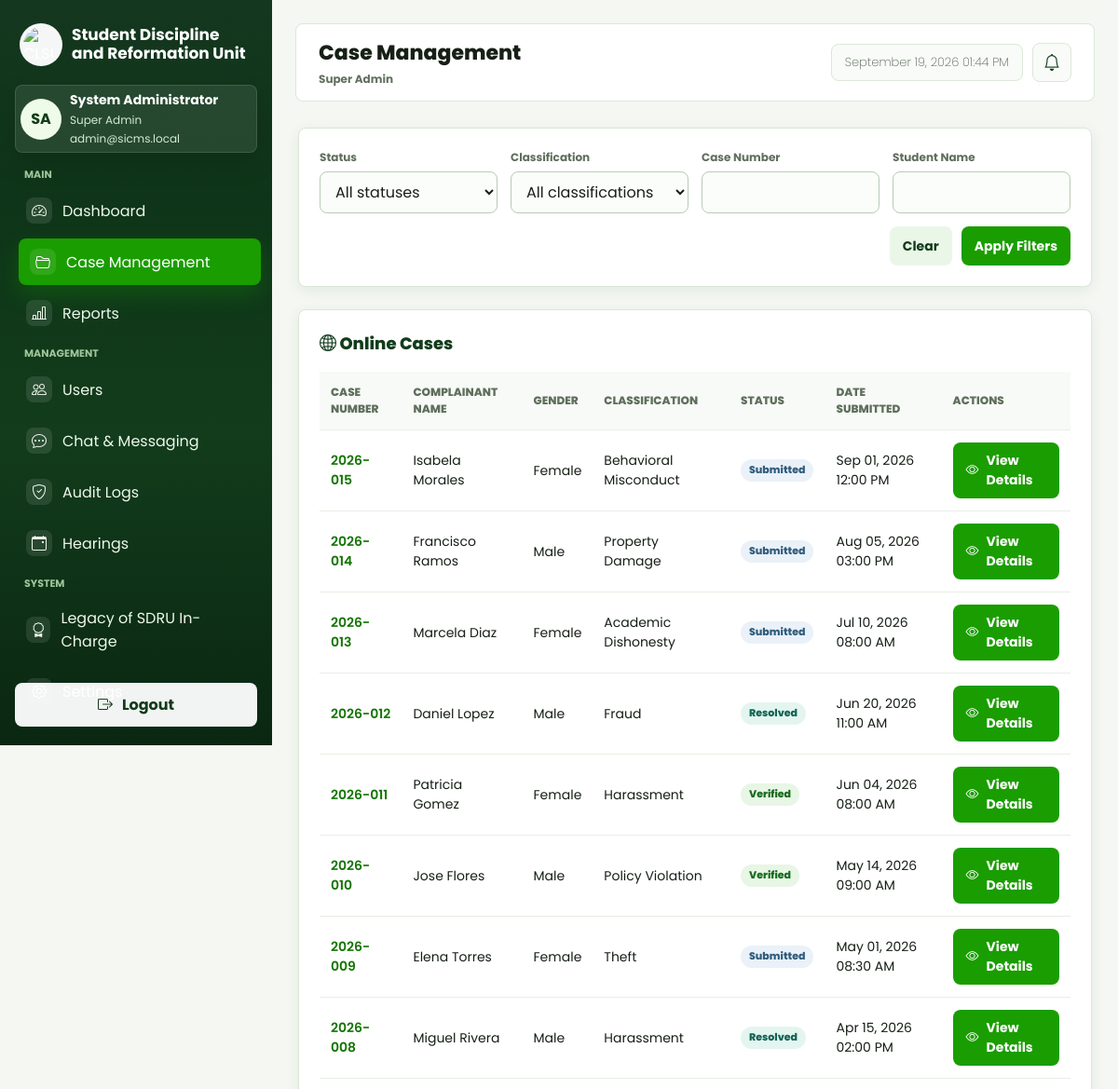
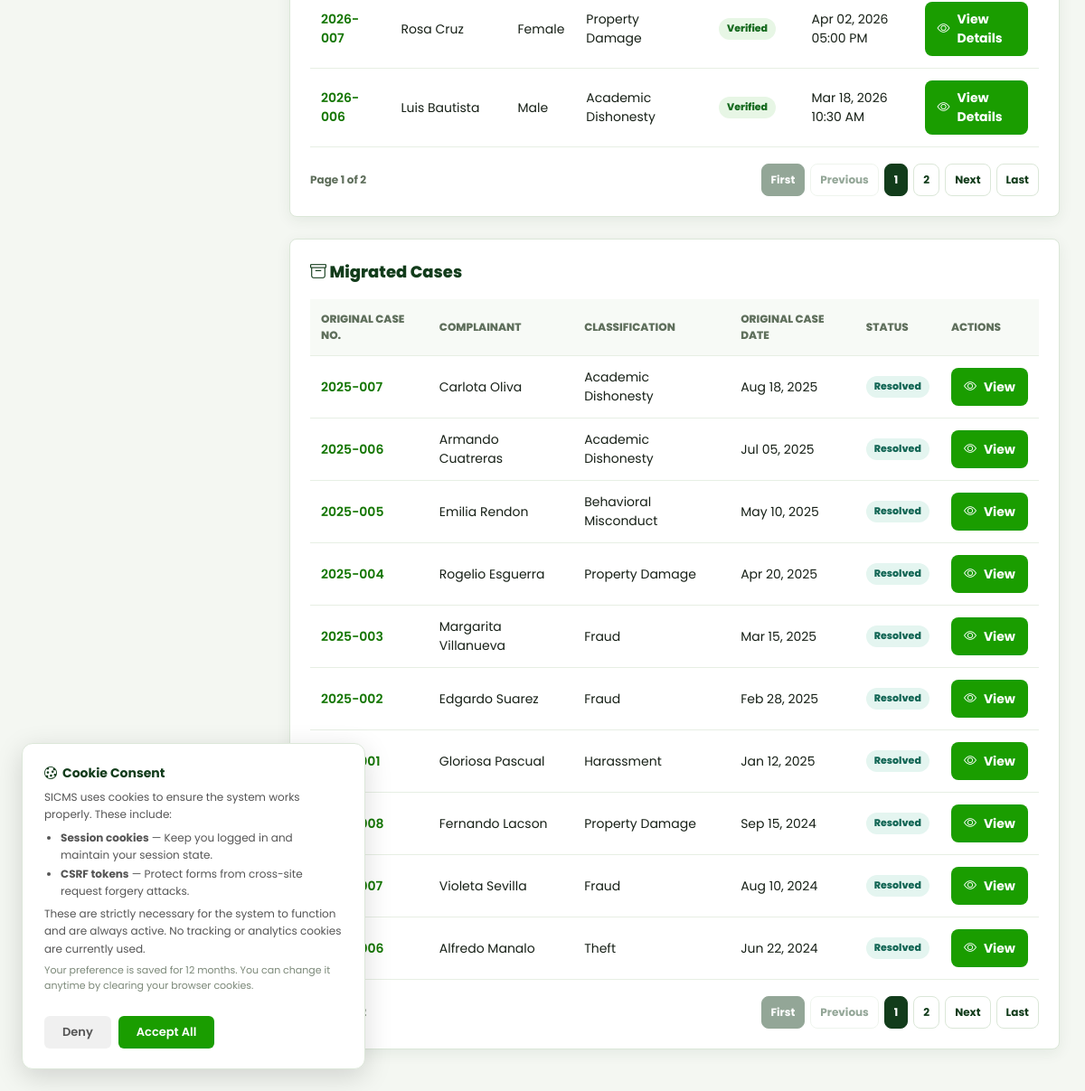
The page /web/views/cases/index.php (signed in) on the database its author committed (2 pictures, top to bottom).
### tables this page shows
CREATE TABLE IF NOT EXISTS accounts (
    account_id   INT UNSIGNED NOT NULL AUTO_INCREMENT,
    first_name   VARCHAR(100) NOT NULL,
    last_name    VARCHAR(100) NOT NULL,
    email        VARCHAR(255) NOT NULL,
    password_hash VARCHAR(255) DEFAULT NULL,
    auth_provider VARCHAR(50)  DEFAULT NULL,
    role         VARCHAR(50)  NOT NULL DEFAULT 'student',
    status       VARCHAR(20)  NOT NULL DEFAULT 'active',
    college_id   INT UNSIGNED DEFAULT NULL,
    student_number VARCHAR(50) DEFAULT NULL,
    college      VARCHAR(255) DEFAULT NULL,
    course       VARCHAR(255) DEFAULT NULL,
    section      VARCHAR(50)  DEFAULT NULL,
    created_at   DATETIME     NOT NULL DEFAULT CURRENT_TIMESTAMP,
    updated_at   DATETIME     NOT NULL DEFAULT CURRENT_TIMESTAMP ON UPDATE CURRENT_TIMESTAMP,
    phone_number VARCHAR(20)  NOT NULL DEFAULT '',
    gender       VARCHAR(20)  NOT NULL DEFAULT '',
    birthday     DATE         DEFAULT NULL,
    address      TEXT         NOT NULL,
    PRIMARY KEY (account_id),
    UNIQUE KEY uq_accounts_email (email),
    KEY idx_accounts_role (role),
    KEY idx_accounts_status (status)
);

CREATE TABLE IF NOT EXISTS complaints (
    complaint_id    INT UNSIGNED NOT NULL AUTO_INCREMENT,
    case_number     VARCHAR(50)  NOT NULL,
    complaint_title VARCHAR(255) NOT NULL,
    submitted_by_account_id INT UNSIGNED NOT NULL,
    complainant_name        VARCHAR(255) NOT NULL,
    complainant_gender      VARCHAR(20)  DEFAULT NULL,
    complainant_age         TINYINT UNSIGNED DEFAULT NULL,
    complainant_type        VARCHAR(50)  NOT NULL DEFAULT 'Student',
    complainant_relationship VARCHAR(100) DEFAULT NULL,
    complainant_employee_no VARCHAR(100) DEFAULT NULL,
    complainant_department  VARCHAR(255) DEFAULT NULL,
    complainant_position    VARCHAR(255) DEFAULT NULL,
    complainant_affiliation VARCHAR(255) DEFAULT NULL,
    complainant_purpose     VARCHAR(255) DEFAULT NULL,
    complainant_student_no  VARCHAR(50)  DEFAULT NULL,
    complainant_email       VARCHAR(255) DEFAULT NULL,
    complainant_contact     VARCHAR(50)  DEFAULT NULL,
    complainant_college     VARCHAR(255) DEFAULT NULL,
    complainant_course      VARCHAR(255) DEFAULT NULL,
    complainant_year_level  VARCHAR(50)  DEFAULT NULL,
    complainant_section     VARCHAR(50)  DEFAULT NULL,
    complainant_course_year VARCHAR(100) DEFAULT NULL,
    case_classification     VARCHAR(100) NOT NULL,
    incident_datetime       DATETIME     DEFAULT NULL,
    incident_location       VARCHAR(255) DEFAULT NULL,
    complaint_details       TEXT,
    status                  VARCHAR(50)  NOT NULL DEFAULT 'Submitted',
    assigned_coordinator_account_id INT UNSIGNED DEFAULT NULL,
    submitted_at            DATETIME     NOT NULL DEFAULT CURRENT_TIMESTAMP,
    created_at              DATETIME     NOT NULL DEFAULT CURRENT_TIMESTAMP,
    updated_at              DATETIME     NOT NULL DEFAULT CURRENT_TIMESTAMP ON UPDATE CURRENT_TIMESTAMP,
    case_source             VARCHAR(20)  NOT NULL DEFAULT 'Online Submission',
    original_case_date      DATE         DEFAULT NULL,
    legacy_outcome          VARCHAR(255) DEFAULT NULL,
    action_taken            TEXT         DEFAULT NULL,
    resolution_date         DATE         DEFAULT NULL,
    remarks_notes           TEXT        DEFAULT NULL,
    legacy_entry_source     VARCHAR(100) DEFAULT NULL,
    outcome                 TEXT        DEFAULT NULL,
    PRIMARY KEY (complaint_id),
    UNIQUE KEY uq_complaints_case_number (case_number),
    KEY idx_complaints_submitted_by (submitted_by_account_id),
    KEY idx_complaints_coordinator (assigned_coordinator_account_id),
    KEY idx_complaints_status (status),
    KEY idx_complaints_classification (case_classification),
    KEY idx_complaints_submitted_at (submitted_at),
    KEY idx_complaints_source (case_source),
    KEY idx_complaints_source_orig_year (case_source, original_case_date),
    CONSTRAINT fk_complaints_submitter
        FOREIGN KEY (submitted_by_account_id) REFERENCES accounts (account_id),
    CONSTRAINT fk_complaints_coordinator
        FOREIGN KEY (assigned_coordinator_account_id) REFERENCES accounts (account_id)
);

### web/views/cases/index.php (the view, shortened to what the rows shown need)
<?php
require_once __DIR__ . '/../../controllers/CaseController.php';
$controller = new CaseController();
$viewData = $controller->index();
$user = $viewData['user'];
$cases = $viewData['cases'];
$migratedCases = $viewData['migratedCases'];
function h($value) {
    return htmlspecialchars((string) $value);
}
?>
<!DOCTYPE html>
<html lang="en">
<head>
    <link rel="stylesheet" href="../layout/style.css">
    <link rel="stylesheet" href="../layout/sidebar.css">
    <link rel="stylesheet" href="../layout/cases.css">
    <link rel="stylesheet" href="https://cdn.jsdelivr.net/npm/bootstrap-icons@1.11.3/font/bootstrap-icons.min.css">
    <link rel="stylesheet" href="../layout/system.css?v=2">
</head>
<body>
    <div class="dashboard-shell">
        <?php require __DIR__ . '/../layout/sidebar.php'; ?>
        <div class="case-shell app-content">
            <?php $pageTitle = 'Case Management'; require __DIR__ . '/../layout/topbar.php'; ?>
        <main class="case-wrap">
            <section class="table-panel">
                    <div class="table-heading table-heading-row">
                        <h2><i class="bi bi-globe2"></i> Online Cases</h2>
                    </div>
                    <table id="caseTable" <?= empty($cases) ? 'hidden' : '' ?>>
                        <thead>
                            <tr>
                                <th>Case Number</th>
                                <th>Complainant Name</th>
                                <th>Gender</th>
                                <th>Classification</th>
                                <th>Status</th>
                                <th>Date Submitted</th>
                                <th>Actions</th>
                            </tr>
                        </thead>
                        <tbody id="caseTableBody">
                            <?php foreach ($cases as $case): ?>
                                <tr>
                                    <td>
                                        <a class="case-link" href="show.php?id=<?= (int) $case['complaint_id'] ?>">
                                            <?= h($case['case_number']) ?>
                                        </a>
                                    </td>
                                    <td><?= h($case['complainant_name']) ?></td>
                                    <td><?= h($case['complainant_gender'] ?: 'Not provided') ?></td>
                                    <td><?= h($case['case_classification']) ?></td>
                                    <td><span class="status"><?= h($case['status']) ?></span></td>
                                    <td><?= h(date('M d, Y h:i A', strtotime($case['submitted_at']))) ?></td>
                                    <td>
                                        <div class="row-actions">
                                            <a class="btn btn-primary" href="show.php?id=<?= (int) $case['complaint_id'] ?>"><i class="bi bi-eye"></i> View Details</a>
                                        </div>
                                    </td>
                                </tr>
                            <?php endforeach; ?>
                        </tbody>
                    </table>
            </section>
            <section class="table-panel">
                <div class="table-heading table-heading-row">
                    <h2><i class="bi bi-archive"></i> Migrated Cases</h2>
                </div>
                <table id="migratedCaseTable" <?= empty($migratedCases) ? 'hidden' : '' ?>>
                    <thead>
                        <tr>
                            <th>Original Case No.</th>
                            <th>Complainant</th>
                            <th>Classification</th>
                            <th>Original Case Date</th>
                            <th>Status</th>
                            <th>Actions</th>
                        </tr>
                    </thead>
                    <tbody id="migratedCaseTableBody">
                        <?php foreach ($migratedCases as $case): ?>
                            <tr>
                                <td>
                                    <a class="case-link" href="../legacy_cases/show.php?id=<?= (int) $case['complaint_id'] ?>">
                                        <?= h($case['case_number']) ?>
                                    </a>
                                </td>
                                <td><?= h($case['complainant_name']) ?></td>
                                <td><?= h($case['case_classification']) ?></td>
                                <td><?= h(date('M d, Y', strtotime($case['original_case_date'] ?: $case['submitted_at']))) ?></td>
                                <td><span class="status"><?= h($case['status']) ?></span></td>
                                <td>
                                    <div class="row-actions">
                                        <a class="btn btn-primary" href="../legacy_cases/show.php?id=<?= (int) $case['complaint_id'] ?>"><i class="bi bi-eye"></i> View</a>
                                    </div>
                                </td>
                            </tr>
                        <?php endforeach; ?>
                    </tbody>
                </table>
            </section>
        </main>
        </div>
    </div>
</body>
</html>

### web/views/layout/sidebar.php (shortened to what the rows shown need)
<?php
require __DIR__ . '/navigation.php';
$userEmail = isset($user['email']) ? $user['email'] : '';
?>
<aside class="sidebar" id="app-sidebar">
    <div class="sidebar-profile">
        <div class="avatar" aria-hidden="true"><?= h($initials) ?></div>
        <div>
            <div class="profile-name"><?= h($displayName) ?></div>
            <div class="profile-role"><?= h($roleLabel) ?></div>
            <div class="profile-email"><?= h($userEmail) ?></div>
        </div>
    </div>
</aside>

### web/views/layout/topbar.php (shortened to what the rows shown need)
<?php
require __DIR__ . '/navigation.php';
require_once __DIR__ . '/../../helpers/Security.php';
$pageTitle = $pageTitle ?? 'Dashboard';
$hidePageTitle = $hidePageTitle ?? false;
?>
<div class="app-topbar-container">
    <header class="app-topbar<?= $hidePageTitle ? ' app-topbar-titleless' : '' ?>">
        <?php if (!$hidePageTitle): ?>
            <div class="app-topbar-title">
                <h1><?= h($pageTitle) ?></h1>
                <p><?= h($roleLabel) ?></p>
            </div>
        <?php endif; ?>
    </header>
</div>

### rows shown on the page
accounts: initials "SA", displayName "System Administrator", role "Super Admin", email "admin@sicms.local"
complaints: case_number "2026-015", complainant_name "Isabela Morales", complainant_gender "Female", case_classification "Behavioral Misconduct", status "Submitted", submitted_at "Sep 01, 2026 12:00 PM"
complaints: case_number "2026-014", complainant_name "Francisco Ramos", complainant_gender "Male", case_classification "Property Damage", status "Submitted", submitted_at "Aug 05, 2026 03:00 PM"
complaints: case_number "2026-013", complainant_name "Marcela Diaz", complainant_gender "Female", case_classification "Academic Dishonesty", status "Submitted", submitted_at "Jul 10, 2026 08:00 AM"
complaints: case_number "2026-012", complainant_name "Daniel Lopez", complainant_gender "Male", case_classification "Fraud", status "Resolved", submitted_at "Jun 20, 2026 11:00 AM"
complaints: case_number "2026-011", complainant_name "Patricia Gomez", complainant_gender "Female", case_classification "Harassment", status "Verified", submitted_at "Jun 04, 2026 08:00 AM"
complaints: case_number "2026-010", complainant_name "Jose Flores", complainant_gender "Male", case_classification "Policy Violation", status "Verified", submitted_at "May 14, 2026 09:00 AM"
complaints: case_number "2026-009", complainant_name "Elena Torres", complainant_gender "Female", case_classification "Theft", status "Submitted", submitted_at "May 01, 2026 08:30 AM"
complaints: case_number "2026-008", complainant_name "Miguel Rivera", complainant_gender "Male", case_classification "Harassment", status "Resolved", submitted_at "Apr 15, 2026 02:00 PM"
complaints: case_number "2026-007", complainant_name "Rosa Cruz", complainant_gender "Female", case_classification "Property Damage", status "Verified", submitted_at "Apr 02, 2026 05:00 PM"
complaints: case_number "2026-006", complainant_name "Luis Bautista", complainant_gender "Male", case_classification "Academic Dishonesty", status "Verified", submitted_at "Mar 18, 2026 10:30 AM"
complaints: case_number "2025-007", complainant_name "Carlota Oliva", case_classification "Academic Dishonesty", original_case_date "Aug 18, 2025", status "Resolved"
complaints: case_number "2025-006", complainant_name "Armando Cuatreras", case_classification "Academic Dishonesty", original_case_date "Jul 05, 2025", status "Resolved"
complaints: case_number "2025-005", complainant_name "Emilia Rendon", case_classification "Behavioral Misconduct", original_case_date "May 10, 2025", status "Resolved"
complaints: case_number "2025-004", complainant_name "Rogelio Esguerra", case_classification "Property Damage", original_case_date "Apr 20, 2025", status "Resolved"
complaints: case_number "2025-003", complainant_name "Margarita Villanueva", case_classification "Fraud", original_case_date "Mar 15, 2025", status "Resolved"
complaints: case_number "2025-002", complainant_name "Edgardo Suarez", case_classification "Fraud", original_case_date "Feb 28, 2025", status "Resolved"
complaints: complainant_name "Gloriosa Pascual", case_classification "Harassment", original_case_date "Jan 12, 2025", status "Resolved"
complaints: complainant_name "Fernando Lacson", case_classification "Property Damage", original_case_date "Sep 15, 2024", status "Resolved"
complaints: complainant_name "Violeta Sevilla", case_classification "Fraud", original_case_date "Aug 10, 2024", status "Resolved"
complaints: complainant_name "Alfredo Manalo", case_classification "Theft", original_case_date "Jun 22, 2024", status "Resolved"

### other values the page prints
$groupLabel "MAIN"
$item['label'] "Dashboard"
$item['label'] "Case Management"
$item['label'] "Reports"
$groupLabel "MANAGEMENT"
$item['label'] "Users"
$item['label'] "Chat & Messaging"
$item['label'] "Audit Logs"
$item['label'] "Hearings"
$groupLabel "SYSTEM"
$item['label'] "Legacy of SDRU In-Charge"
$pageTitle "Case Management"
